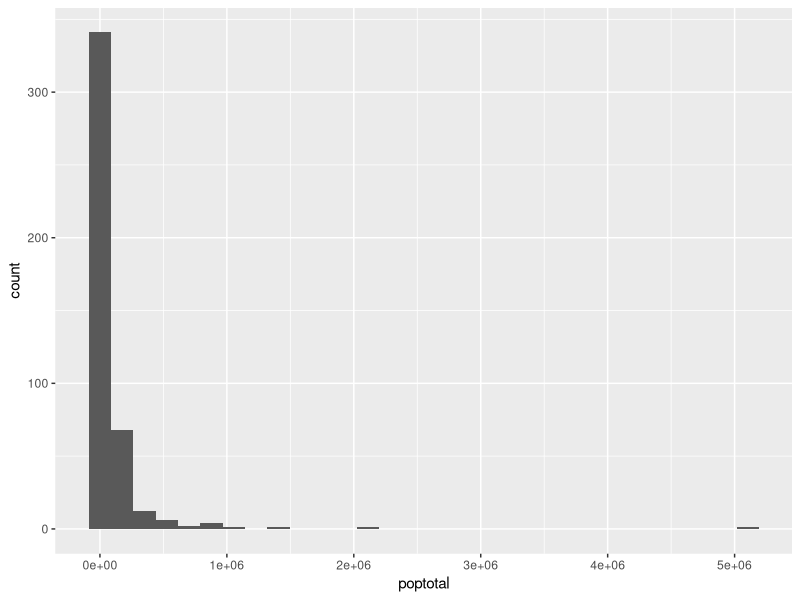
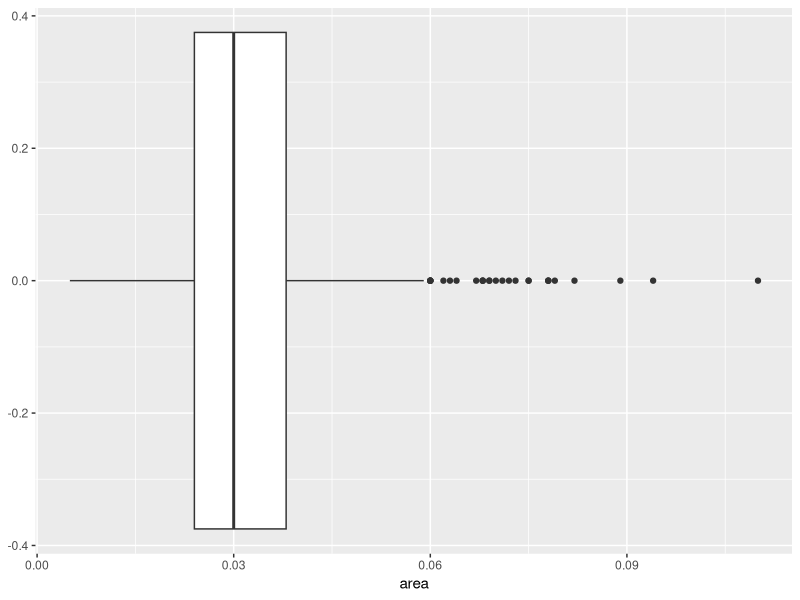
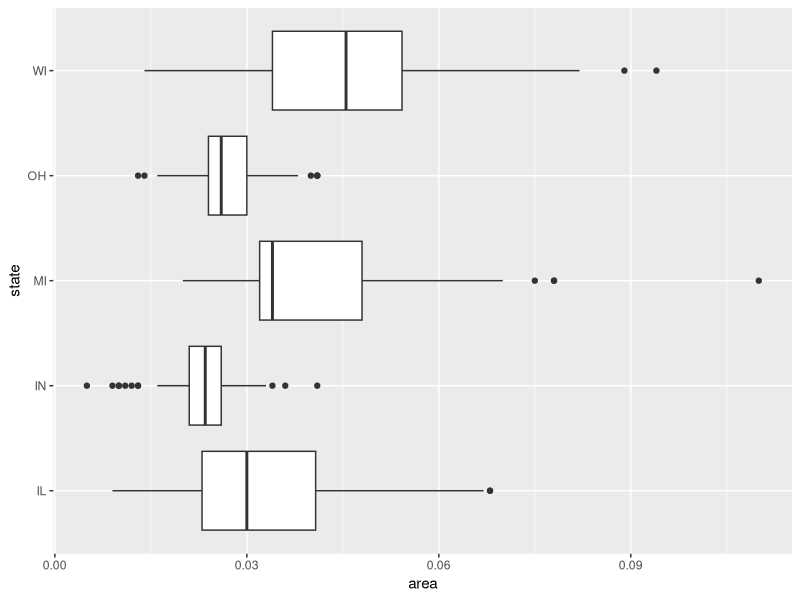
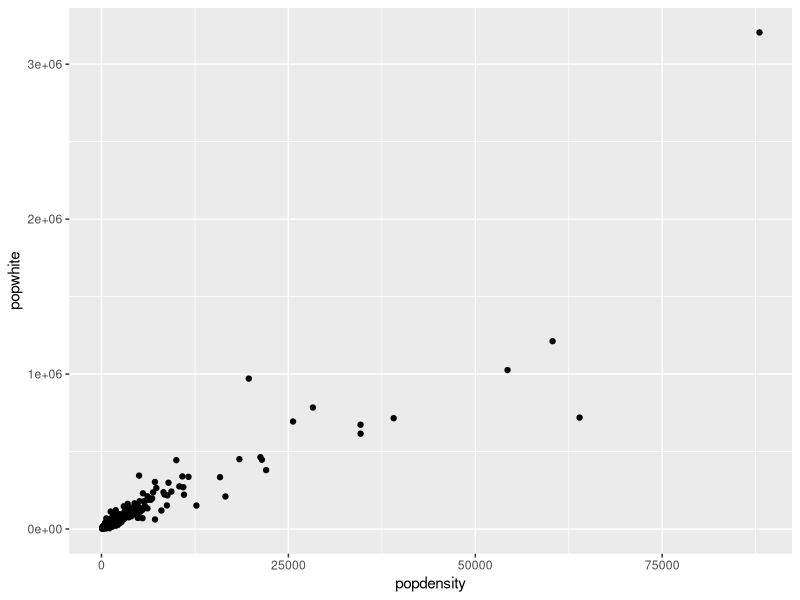
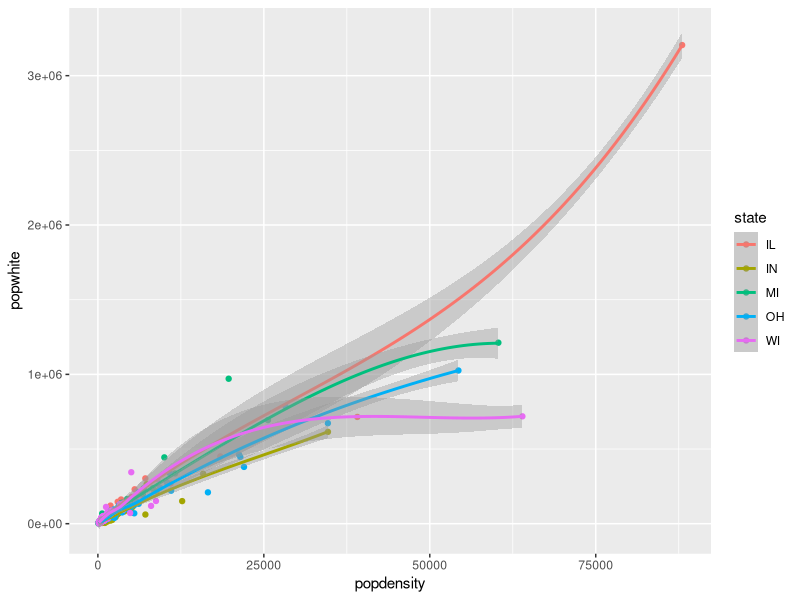
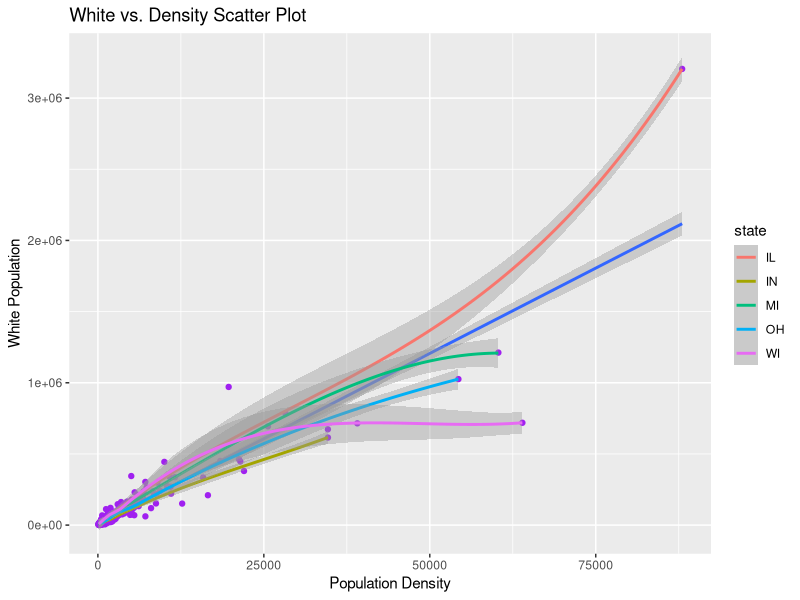
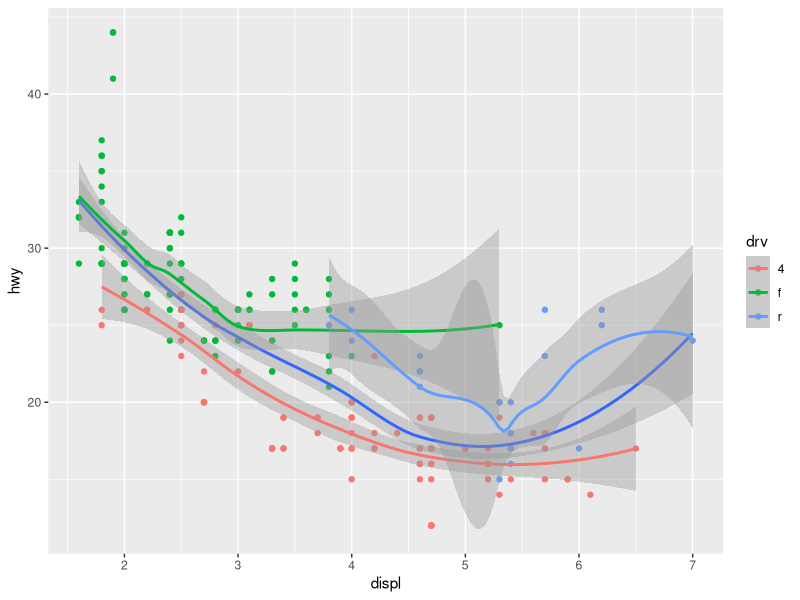
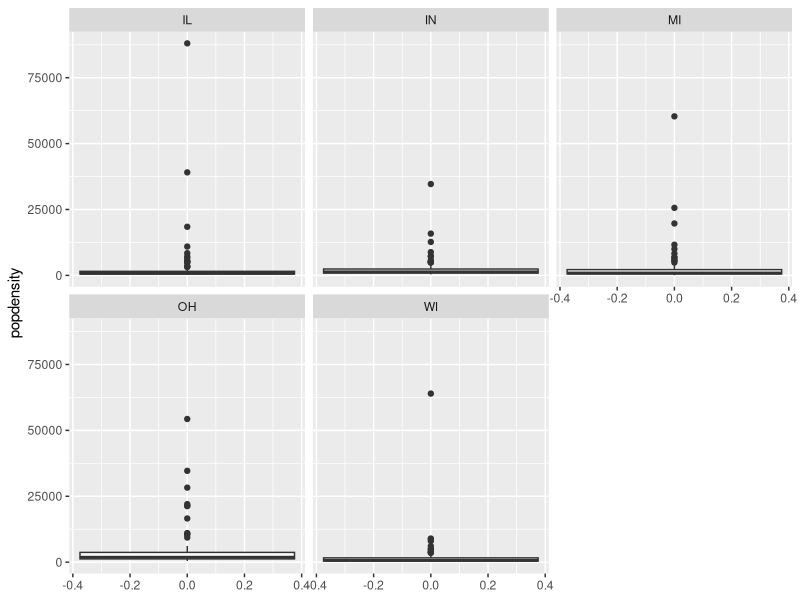

R code for these plots, in order:
library(ggplot2) 
library(tidyverse) 
midwest
# 1) Explore the Midwest data frame.   
?midwest
# a) How many rows, columns, and variables are in the Midwest data frame? 
dim(midwest)
# b) Name three categorical variables in the data frame. 
#county, category, state
# c) Give a description for the variable percollege. 
#The variable percollege is quantitative and pertains to the percent of the sampled population that is has completed a college education. 

# 2) Write R code to produce a histogram for the variable poptotal.
ggplot(data = midwest) +
  geom_histogram(mapping = aes(x=poptotal))

# 3) Write r code to produce a boxplot for the variable area, and then use your box plot to find Q1, Q2, and Q3 
ggplot(data =midwest) +
  geom_boxplot(mapping = aes(y= area))+ 
  coord_flip()
#Q1-.02
#Q2-.03
#Q3-.04

# 4) Write r code to produce side by side boxplots 
#for the quantitative variable area with respect to the categorical variable state.
ggplot(data = midwest) +
  geom_boxplot(mapping = aes(x=area, y=state)) 

# 5) Write r code to produce a scatter plot for the variables popdensity and popwhite. 
#Let popdensity be the independent variable x and popwhite be dependent variable y.
ggplot(data=midwest) +
  geom_point(mapping = aes(x = popdensity, y=popwhite)) 

# 6) Write r code that will produce smooth lines plots and scatter plots 
#on the same axis system for popwhite and popdensity with respect to the categorical variable state. 
ggplot(data = midwest) +
  geom_point(mapping = aes(x=popdensity, y=popwhite, color=state)) +
  geom_smooth(mapping = aes(x=popdensity, y=popwhite, color=state))

#7) Again,  using the variables popdensity and popwhite, write r code that will produce the same basic scatter plot, but also make the following changes: 
#a) Your scatter plot should have purple data points. 
#b) The label of the dependent variable should be changed to Population  Density and the label of the independent variable should be changed to White Population
#c) Add a linear regression line to your graph. 
#d) Add the following title to your graph; White vs Density Scatter Plot 
ggplot(data = midwest) +
  geom_point(mapping = aes(x=popdensity, y=popwhite, color=state), 
             color="purple") +
  geom_smooth(mapping = aes(x=popdensity, y=popwhite), method = lm) +
  stat_smooth(mapping = aes(x=popdensity, y=popwhite, color=state)) +
  xlab("Population Density") +
  ylab("White Population") +
  ggtitle("White vs. Density Scatter Plot")

# 8) Write R code that will generate the following graph (use the mpg data frame) 
ggplot(data=mpg) +
  geom_point(mapping = aes(x=displ, y=hwy, color=drv)) +
  geom_smooth(mapping=aes(x=displ,y=hwy)) +
  stat_smooth(mapping = aes(x=displ,y=hwy, color=drv))

#9 Write R code that will produce the following facet plot using the midwest data frame
ggplot(data=midwest) +
  geom_boxplot(mapping = aes(y=popdensity)) +
  facet_wrap(~state)

#10   Write R code that will produce the following facet plot using the mpg data frame
ggplot(data=mpg) +
  geom_histogram(mapping = aes(x=cty), fill = "green") +
  facet_grid(drv ~ cyl)




